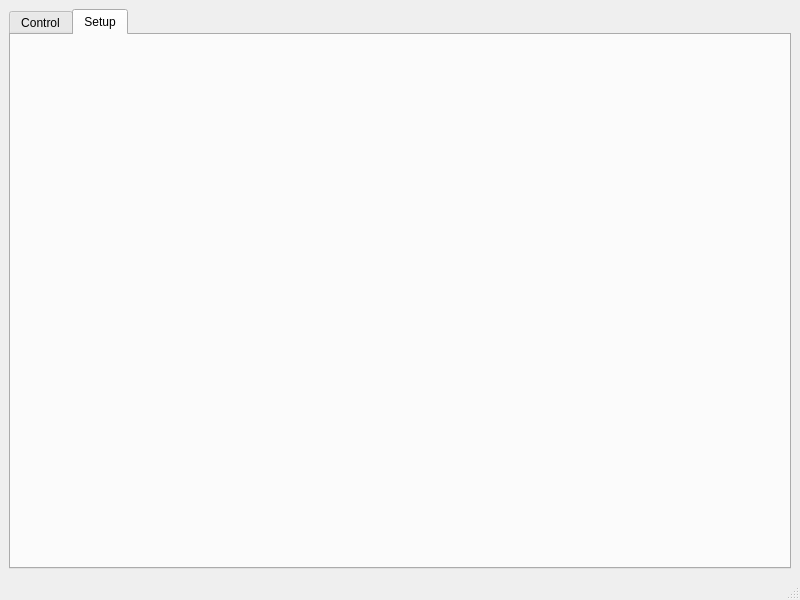
<?xml version="1.0" encoding="UTF-8"?>
<ui version="4.0">
 <class>MainView</class>
 <widget class="QMainWindow" name="MainView">
  <property name="geometry">
   <rect>
    <x>0</x>
    <y>0</y>
    <width>800</width>
    <height>600</height>
   </rect>
  </property>
  <property name="windowTitle">
   <string>Virtual Front Pannel</string>
  </property>
  <property name="windowIcon">
   <iconset resource="../VfpResources.qrc">
    <normaloff>:/root/Images/Syncor48.png</normaloff>:/root/Images/Syncor48.png</iconset>
  </property>
  <widget class="QWidget" name="centralwidget">
   <layout class="QHBoxLayout" name="horizontalLayout">
    <item>
     <widget class="QTabWidget" name="tabMainView">
      <property name="currentIndex">
       <number>1</number>
      </property>
      <widget class="QWidget" name="tabControl">
       <attribute name="title">
        <string>Control</string>
       </attribute>
      </widget>
      <widget class="QWidget" name="tabSetup">
       <attribute name="title">
        <string>Setup</string>
       </attribute>
       <layout class="QHBoxLayout" name="horizontalLayout_2">
        <item>
         <layout class="QVBoxLayout" name="loSetupTab"/>
        </item>
       </layout>
      </widget>
     </widget>
    </item>
   </layout>
  </widget>
  <widget class="QMenuBar" name="menubar">
   <property name="geometry">
    <rect>
     <x>0</x>
     <y>0</y>
     <width>800</width>
     <height>21</height>
    </rect>
   </property>
  </widget>
  <widget class="QStatusBar" name="statusbar"/>
 </widget>
 <resources>
  <include location="../VfpResources.qrc"/>
 </resources>
 <connections/>
</ui>
